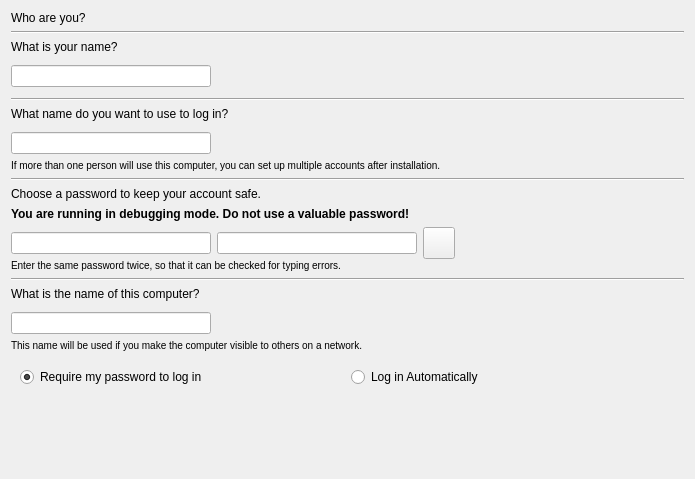
<?xml version="1.0" encoding="UTF-8"?>
<ui version="4.0">
 <class>Form</class>
 <widget class="QWidget" name="Form">
  <property name="geometry">
   <rect>
    <x>0</x>
    <y>0</y>
    <width>695</width>
    <height>479</height>
   </rect>
  </property>
  <property name="windowTitle">
   <string>Form</string>
  </property>
  <layout class="QVBoxLayout" name="verticalLayout">
   <item>
    <widget class="QLabel" name="userinfo_heading_label">
     <property name="text">
      <string>Who are you?</string>
     </property>
    </widget>
   </item>
   <item>
    <widget class="Line" name="line_5">
     <property name="orientation">
      <enum>Qt::Horizontal</enum>
     </property>
    </widget>
   </item>
   <item>
    <widget class="QLabel" name="fullname_label">
     <property name="text">
      <string>What is your name?</string>
     </property>
     <property name="wordWrap">
      <bool>false</bool>
     </property>
    </widget>
   </item>
   <item>
    <layout class="QGridLayout" name="_22">
     <property name="verticalSpacing">
      <number>0</number>
     </property>
     <property name="margin">
      <number>0</number>
     </property>
     <item row="0" column="3">
      <spacer>
       <property name="orientation">
        <enum>Qt::Horizontal</enum>
       </property>
       <property name="sizeHint" stdset="0">
        <size>
         <width>0</width>
         <height>20</height>
        </size>
       </property>
      </spacer>
     </item>
     <item row="0" column="2">
      <widget class="QLabel" name="fullname_error_reason">
       <property name="sizePolicy">
        <sizepolicy hsizetype="Expanding" vsizetype="Preferred">
         <horstretch>1</horstretch>
         <verstretch>0</verstretch>
        </sizepolicy>
       </property>
       <property name="minimumSize">
        <size>
         <width>200</width>
         <height>0</height>
        </size>
       </property>
       <property name="text">
        <string/>
       </property>
      </widget>
     </item>
     <item row="0" column="1">
      <widget class="QLabel" name="fullname_error_image">
       <property name="sizePolicy">
        <sizepolicy hsizetype="Fixed" vsizetype="Fixed">
         <horstretch>0</horstretch>
         <verstretch>0</verstretch>
        </sizepolicy>
       </property>
       <property name="minimumSize">
        <size>
         <width>32</width>
         <height>32</height>
        </size>
       </property>
       <property name="maximumSize">
        <size>
         <width>32</width>
         <height>32</height>
        </size>
       </property>
       <property name="scaledContents">
        <bool>true</bool>
       </property>
      </widget>
     </item>
     <item row="0" column="0">
      <widget class="QLineEdit" name="fullname">
       <property name="sizePolicy">
        <sizepolicy hsizetype="Expanding" vsizetype="Fixed">
         <horstretch>0</horstretch>
         <verstretch>0</verstretch>
        </sizepolicy>
       </property>
       <property name="minimumSize">
        <size>
         <width>200</width>
         <height>0</height>
        </size>
       </property>
      </widget>
     </item>
    </layout>
   </item>
   <item>
    <widget class="Line" name="line_7">
     <property name="orientation">
      <enum>Qt::Horizontal</enum>
     </property>
    </widget>
   </item>
   <item>
    <widget class="QLabel" name="username_label">
     <property name="text">
      <string>What name do you want to use to log in?</string>
     </property>
     <property name="wordWrap">
      <bool>false</bool>
     </property>
    </widget>
   </item>
   <item>
    <layout class="QGridLayout" name="_21">
     <property name="verticalSpacing">
      <number>0</number>
     </property>
     <property name="margin">
      <number>0</number>
     </property>
     <item row="0" column="0">
      <widget class="QLineEdit" name="username">
       <property name="sizePolicy">
        <sizepolicy hsizetype="Expanding" vsizetype="Fixed">
         <horstretch>0</horstretch>
         <verstretch>0</verstretch>
        </sizepolicy>
       </property>
       <property name="minimumSize">
        <size>
         <width>200</width>
         <height>0</height>
        </size>
       </property>
       <property name="maxLength">
        <number>32</number>
       </property>
      </widget>
     </item>
     <item row="1" column="0" colspan="4">
      <widget class="QLabel" name="username_extra_label">
       <property name="styleSheet">
        <string>font-weight: normal</string>
       </property>
       <property name="text">
        <string>&lt;small&gt;If more than one person will use this computer, you can set up multiple accounts after installation.&lt;/small&gt;</string>
       </property>
       <property name="wordWrap">
        <bool>true</bool>
       </property>
      </widget>
     </item>
     <item row="0" column="1">
      <widget class="QLabel" name="username_error_image">
       <property name="sizePolicy">
        <sizepolicy hsizetype="Fixed" vsizetype="Fixed">
         <horstretch>0</horstretch>
         <verstretch>0</verstretch>
        </sizepolicy>
       </property>
       <property name="minimumSize">
        <size>
         <width>32</width>
         <height>32</height>
        </size>
       </property>
       <property name="maximumSize">
        <size>
         <width>32</width>
         <height>32</height>
        </size>
       </property>
       <property name="scaledContents">
        <bool>true</bool>
       </property>
      </widget>
     </item>
     <item row="0" column="3">
      <spacer>
       <property name="orientation">
        <enum>Qt::Horizontal</enum>
       </property>
       <property name="sizeHint" stdset="0">
        <size>
         <width>0</width>
         <height>20</height>
        </size>
       </property>
      </spacer>
     </item>
     <item row="0" column="2">
      <widget class="QLabel" name="username_error_reason">
       <property name="sizePolicy">
        <sizepolicy hsizetype="Expanding" vsizetype="Preferred">
         <horstretch>1</horstretch>
         <verstretch>0</verstretch>
        </sizepolicy>
       </property>
       <property name="minimumSize">
        <size>
         <width>200</width>
         <height>0</height>
        </size>
       </property>
       <property name="text">
        <string/>
       </property>
       <property name="alignment">
        <set>Qt::AlignVCenter</set>
       </property>
       <property name="wordWrap">
        <bool>true</bool>
       </property>
      </widget>
     </item>
    </layout>
   </item>
   <item>
    <widget class="Line" name="line_8">
     <property name="orientation">
      <enum>Qt::Horizontal</enum>
     </property>
    </widget>
   </item>
   <item>
    <widget class="QLabel" name="password_label">
     <property name="text">
      <string>Choose a password to keep your account safe.</string>
     </property>
     <property name="wordWrap">
      <bool>false</bool>
     </property>
    </widget>
   </item>
   <item>
    <widget class="QLabel" name="password_debug_warning_label">
     <property name="text">
      <string>&lt;strong&gt;You are running in debugging mode. Do not use a valuable password!&lt;/strong&gt;</string>
     </property>
     <property name="wordWrap">
      <bool>true</bool>
     </property>
    </widget>
   </item>
   <item>
    <layout class="QGridLayout" name="_20">
     <property name="verticalSpacing">
      <number>0</number>
     </property>
     <property name="margin">
      <number>0</number>
     </property>
     <item row="0" column="4">
      <spacer>
       <property name="orientation">
        <enum>Qt::Horizontal</enum>
       </property>
       <property name="sizeHint" stdset="0">
        <size>
         <width>0</width>
         <height>20</height>
        </size>
       </property>
      </spacer>
     </item>
     <item row="1" column="0" colspan="5">
      <widget class="QLabel" name="password_extra_label">
       <property name="styleSheet">
        <string>font-weight: normal</string>
       </property>
       <property name="text">
        <string>&lt;small&gt;Enter the same password twice, so that it can be checked for typing errors.&lt;/small&gt;</string>
       </property>
       <property name="wordWrap">
        <bool>true</bool>
       </property>
      </widget>
     </item>
     <item row="0" column="3">
      <widget class="QLabel" name="password_error_image">
       <property name="sizePolicy">
        <sizepolicy hsizetype="Fixed" vsizetype="Fixed">
         <horstretch>0</horstretch>
         <verstretch>0</verstretch>
        </sizepolicy>
       </property>
       <property name="minimumSize">
        <size>
         <width>32</width>
         <height>32</height>
        </size>
       </property>
       <property name="maximumSize">
        <size>
         <width>32</width>
         <height>32</height>
        </size>
       </property>
       <property name="scaledContents">
        <bool>true</bool>
       </property>
      </widget>
     </item>
     <item row="0" column="2">
      <widget class="QToolButton" name="show_password">
       <property name="sizePolicy">
        <sizepolicy hsizetype="Fixed" vsizetype="Fixed">
         <horstretch>0</horstretch>
         <verstretch>0</verstretch>
        </sizepolicy>
       </property>
       <property name="minimumSize">
        <size>
         <width>32</width>
         <height>32</height>
        </size>
       </property>
       <property name="maximumSize">
        <size>
         <width>32</width>
         <height>32</height>
        </size>
       </property>
       <property name="checkable">
        <bool>true</bool>
       </property>
      </widget>
     </item>
     <item row="0" column="3">
      <widget class="QLabel" name="password_error_reason">
       <property name="sizePolicy">
        <sizepolicy hsizetype="Expanding" vsizetype="Preferred">
         <horstretch>1</horstretch>
         <verstretch>0</verstretch>
        </sizepolicy>
       </property>
       <property name="minimumSize">
        <size>
         <width>100</width>
         <height>0</height>
        </size>
       </property>
       <property name="text">
        <string/>
       </property>
       <property name="alignment">
        <set>Qt::AlignVCenter</set>
       </property>
       <property name="wordWrap">
        <bool>true</bool>
       </property>
      </widget>
     </item>
     <item row="0" column="1">
      <widget class="QLineEdit" name="verified_password">
       <property name="sizePolicy">
        <sizepolicy hsizetype="Expanding" vsizetype="Fixed">
         <horstretch>0</horstretch>
         <verstretch>0</verstretch>
        </sizepolicy>
       </property>
       <property name="minimumSize">
        <size>
         <width>200</width>
         <height>0</height>
        </size>
       </property>
       <property name="echoMode">
        <enum>QLineEdit::Password</enum>
       </property>
      </widget>
     </item>
     <item row="0" column="0">
      <widget class="QLineEdit" name="password">
       <property name="sizePolicy">
        <sizepolicy hsizetype="Expanding" vsizetype="Fixed">
         <horstretch>0</horstretch>
         <verstretch>0</verstretch>
        </sizepolicy>
       </property>
       <property name="minimumSize">
        <size>
         <width>200</width>
         <height>0</height>
        </size>
       </property>
       <property name="echoMode">
        <enum>QLineEdit::Password</enum>
       </property>
      </widget>
     </item>
    </layout>
   </item>
   <item>
    <widget class="Line" name="line_9">
     <property name="orientation">
      <enum>Qt::Horizontal</enum>
     </property>
    </widget>
   </item>
   <item>
    <widget class="QLabel" name="hostname_label">
     <property name="text">
      <string>What is the name of this computer?</string>
     </property>
     <property name="wordWrap">
      <bool>false</bool>
     </property>
    </widget>
   </item>
   <item>
    <layout class="QGridLayout" name="_23">
     <property name="verticalSpacing">
      <number>0</number>
     </property>
     <property name="margin">
      <number>0</number>
     </property>
     <item row="0" column="0">
      <widget class="QLineEdit" name="hostname">
       <property name="sizePolicy">
        <sizepolicy hsizetype="Expanding" vsizetype="Fixed">
         <horstretch>0</horstretch>
         <verstretch>0</verstretch>
        </sizepolicy>
       </property>
       <property name="minimumSize">
        <size>
         <width>200</width>
         <height>0</height>
        </size>
       </property>
      </widget>
     </item>
     <item row="0" column="3">
      <spacer>
       <property name="orientation">
        <enum>Qt::Horizontal</enum>
       </property>
       <property name="sizeHint" stdset="0">
        <size>
         <width>0</width>
         <height>20</height>
        </size>
       </property>
      </spacer>
     </item>
     <item row="1" column="0" colspan="4">
      <widget class="QLabel" name="hostname_extra_label">
       <property name="styleSheet">
        <string>font-weight: normal</string>
       </property>
       <property name="text">
        <string>&lt;small&gt;This name will be used if you make the computer visible to others on a network.&lt;/small&gt;</string>
       </property>
       <property name="wordWrap">
        <bool>false</bool>
       </property>
      </widget>
     </item>
     <item row="0" column="1">
      <widget class="QLabel" name="hostname_error_image">
       <property name="sizePolicy">
        <sizepolicy hsizetype="Fixed" vsizetype="Fixed">
         <horstretch>0</horstretch>
         <verstretch>0</verstretch>
        </sizepolicy>
       </property>
       <property name="minimumSize">
        <size>
         <width>32</width>
         <height>32</height>
        </size>
       </property>
       <property name="maximumSize">
        <size>
         <width>32</width>
         <height>32</height>
        </size>
       </property>
       <property name="scaledContents">
        <bool>true</bool>
       </property>
      </widget>
     </item>
     <item row="0" column="2">
      <widget class="QLabel" name="hostname_error_reason">
       <property name="sizePolicy">
        <sizepolicy hsizetype="Expanding" vsizetype="Preferred">
         <horstretch>1</horstretch>
         <verstretch>0</verstretch>
        </sizepolicy>
       </property>
       <property name="minimumSize">
        <size>
         <width>200</width>
         <height>0</height>
        </size>
       </property>
       <property name="text">
        <string/>
       </property>
       <property name="alignment">
        <set>Qt::AlignVCenter</set>
       </property>
       <property name="wordWrap">
        <bool>true</bool>
       </property>
      </widget>
     </item>
    </layout>
   </item>
   <item>
    <widget class="QWidget" name="widget_6" native="true">
     <layout class="QGridLayout" name="gridLayout">
      <item row="0" column="0">
       <widget class="QRadioButton" name="login_pass">
        <property name="text">
         <string>Require my password to log in</string>
        </property>
        <property name="checked">
         <bool>true</bool>
        </property>
       </widget>
      </item>
      <item row="0" column="1">
       <widget class="QRadioButton" name="login_auto">
        <property name="text">
         <string>Log in Automatically</string>
        </property>
        <property name="checked">
         <bool>false</bool>
        </property>
       </widget>
      </item>
     </layout>
    </widget>
   </item>
   <item>
    <spacer name="verticalSpacer">
     <property name="orientation">
      <enum>Qt::Vertical</enum>
     </property>
     <property name="sizeHint" stdset="0">
      <size>
       <width>20</width>
       <height>77</height>
      </size>
     </property>
    </spacer>
   </item>
  </layout>
 </widget>
 <tabstops>
  <tabstop>fullname</tabstop>
  <tabstop>username</tabstop>
  <tabstop>password</tabstop>
  <tabstop>verified_password</tabstop>
  <tabstop>hostname</tabstop>
  <tabstop>login_pass</tabstop>
  <tabstop>login_auto</tabstop>
 </tabstops>
 <resources/>
 <connections/>
</ui>
